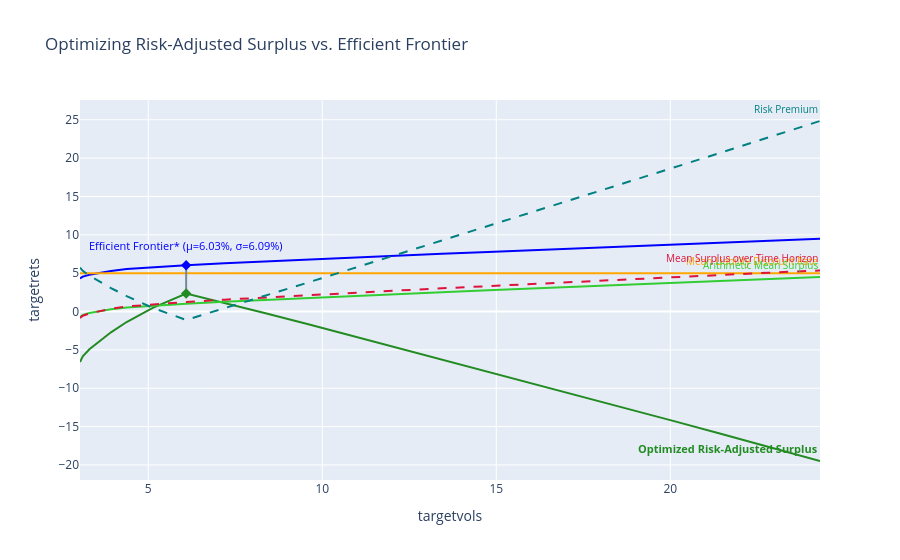

The code cell stored with this chart in its notebook:
### Markdown cell above
## Interactive figures

The same two figures the app's Outputs page builds, for the inputs chosen above.

### Code cell
# Efficent frontier is same as original basic line
# Mean liability discount rate = the basic 5% shown on the illustrative table and page
# The "Arithmetic Mean Surplus" line = the Arithmetic Mean Surplus column in the df

# You can see that in your table: the column bottoms out at ~0.0009 in row 7,
# where the portfolio vol (6.09%) nearly equals your sigma input (6%), and
# grows as vol moves away from 6% in either direction. So BE Surplus_95% is
# 1.65 standard deviations of surplus risk â€” the buffer the portfolio must
# clear at 95% confidence â€” and it's why the risk-adjusted optimum lands near
# the frontier point whose volatility matches the liability's.
surplus_fig, utility_fig = update_graph(discount_rate, sigma)

# Overlay the 95% break-even surplus hurdle (z=1.65 x surplus std dev).
# The figure's y-axis is in percent, so plot the 'Output BE (95% BE x 100)'
# column, which is 'BE Surplus_95%' x 100.
surplus_table = update_mean(discount_rate, sigma)
# surplus_fig.add_scatter(x=surplus_table['targetvols'],
#                         y=surplus_table['Output BE (95% BE x 100)'],
#                         mode='lines', name='BE Surplus 95%',
#                         line=dict(color='purple', dash='dash'))

# Overlay the compounded-and-annualized mean surplus, in percent, with a
# text label at the line's right end (this figure's legend is hidden, so
# each curve is identified by an annotation instead)
surplus_fig.add_scatter(x=surplus_table['targetvols'],
                        y=surplus_table['Output Mean Surplus (x 100)'],
                        mode='lines', name='Mean Surplus over Time Horizon',
                        line=dict(color='crimson', dash='dash'))
_last = surplus_table.iloc[-1]
surplus_fig.add_annotation(x=_last['targetvols'],
                           y=_last['Output Mean Surplus (x 100)'],
                           text='Mean Surplus over Time Horizon',
                           showarrow=False,
                           xanchor='right', yanchor='bottom', yshift=3,
                           font=dict(size=10, color='crimson'))

# Overlay the risk premium in percent â€” the 95% confidence buffer in excess
# of the mean surplus; it bottoms out where portfolio vol matches the
# liability sigma and grows steeply toward both ends of the frontier
surplus_fig.add_scatter(x=surplus_table['targetvols'],
                        y=surplus_table['Output Risk Premium (x 100)'],
                        mode='lines', name='Risk Premium',
                        line=dict(color='teal', dash='dash'))
surplus_fig.add_annotation(x=_last['targetvols'],
                           y=_last['Output Risk Premium (x 100)'],
                           text='Risk Premium', showarrow=False,
                           xanchor='right', yanchor='bottom', yshift=3,
                           font=dict(size=10, color='teal'))
surplus_fig.show()

### Figure 1 — Plotly figure (JSON) as saved in the notebook; plotly's stock layout.template omitted (floating-point values rounded to 4 significant figures)
{"data": [{"hovertemplate": "type=efficient frontier<br>targetvols=%{x}<br>targetrets=%{y}<extra></extra>", "legendgroup": "efficient frontier", "line": {"color": "blue", "dash": "solid"}, "marker": {"symbol": "circle"}, "mode": "lines", "name": "efficient frontier", "orientation": "v", "showlegend": true, "type": "scatter", "x": [3.04, 3.12, 3.31, 3.59, 3.93, 4.38, 5.13, 6.09, 7.19, 8.37, 9.6, 10.86, 12.14, 13.44, 14.76, 16.08, 17.41, 18.74, 20.08, 21.42, 22.82, 24.3], "xaxis": "x", "y": [4.3, 4.55, 4.8, 5.04, 5.29, 5.54, 5.79, 6.03, 6.28, 6.53, 6.78, 7.02, 7.27, 7.52, 7.77, 8.01, 8.26, 8.51, 8.76, 9.0, 9.25, 9.5], "yaxis": "y"}, {"hovertemplate": "type=mean liability<br>targetvols=%{x}<br>targetrets=%{y}<extra></extra>", "legendgroup": "mean liability", "line": {"color": "orange", "dash": "solid"}, "marker": {"symbol": "circle"}, "mode": "lines", "name": "mean liability", "orientation": "v", "showlegend": true, "type": "scatter", "x": [3.04, 3.12, 3.31, 3.59, 3.93, 4.38, 5.13, 6.09, 7.19, 8.37, 9.6, 10.86, 12.14, 13.44, 14.76, 16.08, 17.41, 18.74, 20.08, 21.42, 22.82, 24.3], "xaxis": "x", "y": [5.0, 5.0, 5.0, 5.0, 5.0, 5.0, 5.0, 5.0, 5.0, 5.0, 5.0, 5.0, 5.0, 5.0, 5.0, 5.0, 5.0, 5.0, 5.0, 5.0, 5.0, 5.0], "yaxis": "y"}, {"hovertemplate": "type=risk adjusted surplus<br>targetvols=%{x}<br>targetrets=%{y}<extra></extra>", "legendgroup": "risk adjusted surplus", "line": {"color": "forestgreen", "dash": "solid"}, "marker": {"symbol": "circle"}, "mode": "lines", "name": "risk adjusted surplus", "orientation": "v", "showlegend": true, "type": "scatter", "x": [3.04, 3.12, 3.31, 3.59, 3.93, 4.38, 5.13, 6.09, 7.19, 8.37, 9.6, 10.86, 12.14, 13.44, 14.76, 16.08, 17.41, 18.74, 20.08, 21.42, 22.82, 24.3], "xaxis": "x", "y": [-6.592, -5.849, -4.925, -3.879, -2.712, -1.364, 0.4772, 2.342, 1.128, -0.2198, -1.651, -3.158, -4.675, -6.226, -7.811, -9.422, -11.03, -12.63, -14.26, -15.9, -17.63, -19.49], "yaxis": "y"}, {"hovertemplate": "type=optimized volatility (nearest discrete portfolio)<br>targetvols=%{x}<br>targetrets=%{y}<extra></extra>", "legendgroup": "optimized volatility (nearest discrete portfolio)", "line": {"color": "lightslategrey", "dash": "solid"}, "marker": {"symbol": "circle"}, "mode": "lines", "name": "optimized volatility (nearest discrete portfolio)", "orientation": "v", "showlegend": true, "type": "scatter", "x": [6.09, 6.09], "xaxis": "x", "y": [2.342, 6.03], "yaxis": "y"}, {"hovertemplate": "type=arithmetic mean surplus<br>targetvols=%{x}<br>targetrets=%{y}<extra></extra>", "legendgroup": "arithmetic mean surplus", "line": {"color": "limegreen", "dash": "solid"}, "marker": {"symbol": "circle"}, "mode": "lines", "name": "arithmetic mean surplus", "orientation": "v", "showlegend": true, "type": "scatter", "x": [3.04, 3.12, 3.31, 3.59, 3.93, 4.38, 5.13, 6.09, 7.19, 8.37, 9.6, 10.86, 12.14, 13.44, 14.76, 16.08, 17.41, 18.74, 20.08, 21.42, 22.82, 24.3], "xaxis": "x", "y": [-0.7, -0.45, -0.2, 0.04, 0.29, 0.54, 0.79, 1.03, 1.28, 1.53, 1.78, 2.02, 2.27, 2.52, 2.77, 3.01, 3.26, 3.51, 3.76, 4.0, 4.25, 4.5], "yaxis": "y"}, {"marker": {"color": "blue", "size": 8, "symbol": "diamond"}, "mode": "markers", "name": "Optimized EF Portfolio", "type": "scatter", "x": [6.09], "y": [6.03]}, {"marker": {"color": "forestgreen", "size": 8, "symbol": "diamond"}, "mode": "markers", "name": "Optimized Risk-Adjusted Surplus (nearest discrete portfolio)", "type": "scatter", "x": [6.09], "y": [2.342]}, {"line": {"color": "crimson", "dash": "dash"}, "mode": "lines", "name": "Mean Surplus over Time Horizon", "type": "scatter", "x": [3.04, 3.12, 3.31, 3.59, 3.93, 4.38, 5.13, 6.09, 7.19, 8.37, 9.6, 10.86, 12.14, 13.44, 14.76, 16.08, 17.41, 18.74, 20.08, 21.42, 22.82, 24.3], "y": [-0.854, -0.5483, -0.2434, 0.04861, 0.352, 0.6545, 0.9563, 1.245, 1.546, 1.845, 2.144, 2.431, 2.728, 3.025, 3.321, 3.605, 3.9, 4.194, 4.488, 4.77, 5.062, 5.354]}, {"line": {"color": "teal", "dash": "dash"}, "mode": "lines", "name": "Risk Premium", "type": "scatter", "x": [3.04, 3.12, 3.31, 3.59, 3.93, 4.38, 5.13, 6.09, 7.19, 8.37, 9.6, 10.86, 12.14, 13.44, 14.76, 16.08, 17.41, 18.74, 20.08, 21.42, 22.82, 24.3], "y": [5.738, 5.3, 4.682, 3.928, 3.064, 2.018, 0.4792, -1.097, 0.4178, 2.065, 3.796, 5.588, 7.403, 9.251, 11.13, 13.03, 14.93, 16.83, 18.74, 20.67, 22.69, 24.84]}], "layout": {"annotations": [{"arrowhead": 1, "font": {"color": "blue", "size": 11}, "showarrow": false, "text": "Efficient Frontier* (µ=6.03%, σ=6.09%)", "x": 6.09, "y": 6.03, "yanchor": "bottom", "yshift": 10}, {"arrowhead": 1, "font": {"color": "forestgreen", "size": 11}, "showarrow": false, "text": "<b>Optimized Risk-Adjusted Surplus</b>", "x": 24.3, "xanchor": "right", "y": -19.49, "yanchor": "bottom", "yshift": 3}, {"arrowhead": 1, "font": {"color": "orange", "size": 10}, "showarrow": false, "text": "Mean Liability Discount Rate", "x": 24.3, "xanchor": "right", "y": 5.0, "yanchor": "bottom", "yshift": 3}, {"arrowhead": 1, "font": {"color": "limegreen", "size": 10}, "showarrow": false, "text": "Arithmetic Mean Surplus", "x": 24.3, "xanchor": "right", "y": 4.5, "yanchor": "bottom", "yshift": 3}, {"font": {"color": "crimson", "size": 10}, "showarrow": false, "text": "Mean Surplus over Time Horizon", "x": 24.3, "xanchor": "right", "y": 5.354, "yanchor": "bottom", "yshift": 3}, {"font": {"color": "teal", "size": 10}, "showarrow": false, "text": "Risk Premium", "x": 24.3, "xanchor": "right", "y": 24.84, "yanchor": "bottom", "yshift": 3}], "legend": {"title": {"text": "type"}, "tracegroupgap": 0, "x": 0.15, "xanchor": "left", "y": 0.01, "yanchor": "bottom"}, "showlegend": false, "title": {"text": "Optimizing Risk-Adjusted Surplus vs. Efficient Frontier"}, "xaxis": {"anchor": "y", "domain": [0.0, 1.0], "title": {"text": "targetvols"}}, "yaxis": {"anchor": "x", "domain": [0.0, 1.0], "title": {"text": "targetrets"}}}}
